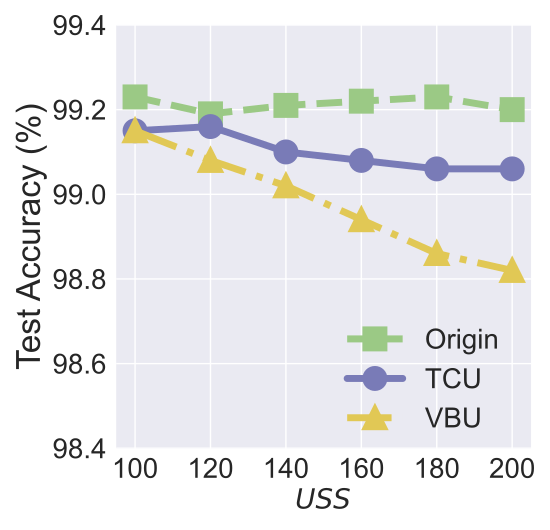

The script that saved this image:


import numpy as np
import matplotlib.pyplot as plt

epsilon = 3
beta = 1 / epsilon


x=[1, 2, 3, 4, 5, 6]
# validation_for_plt =[97,95.8600, 94.9400, 93.5400, 93.2400]
# attack_for_plt=[0, 0.3524, 0, 0.1762, 0.1762]
# basic_for_plt=[99.8, 99.8, 99.8, 99.8, 99.8]

labels = ['100', '120', '140', '160', '180', '200']
# unl_org = [97.77, 97.55, 97.35, 97.29, 97.21, 97.21]

# unl_hess_r = [96.6, 96.66, 96.04, 95.94, 95.85, 97.21]
OUL = [0.9915, 0.9916, 0.9910, 0.9908, 0.9906, 0.9906]

org_acc = [0.9923, 0.9919, 0.9921, 0.9922, 0.9923, 0.9920]

vbu_acc = [0.9442, 0.9445,  0.9401, 0.9411, 0.9472, 0.9467]
# unl_ss_wo = [94.32, 94.53, 94.78, 93.38, 94.04, 97.21]
vbu_ldp_acc = [0.9915, 0.9908, 0.9902, 0.9894, 0.9886, 0.9882]

for i in range(len(OUL)):
    OUL[i] = OUL[i]*100
    org_acc[i] = org_acc[i]*100
    vbu_acc[i] = vbu_acc[i]*100
    vbu_ldp_acc[i] = vbu_ldp_acc[i] * 100

plt.style.use('seaborn')
plt.figure(figsize=(5.5, 5.3))
l_w=5
m_s=15
marker_s = 3
markevery=1
#plt.figure(figsize=(8, 5.3))
#plt.plot(x, unl_fr, color='blue', marker='^', label='Retrain',linewidth=l_w, markersize=m_s)

#plt.plot(x, unl_ss_w, color='g',  marker='*',  label='PriMU$_{w}$',linewidth=l_w, markersize=m_s)
plt.plot(x, org_acc, linestyle='--', color='#9BC985',  marker='s', fillstyle='full', markevery=markevery,
         label='Origin',linewidth=l_w, markersize=m_s, markeredgewidth=marker_s)


plt.plot(x, OUL, linestyle='-', color='#797BB7', marker='o', fillstyle='full', markevery=markevery,
         label='TCU', linewidth=l_w, markersize=m_s, markeredgewidth=marker_s)




#plt.plot(x, vbu_acc, linestyle='-.', color='#2A5522',  marker='D', fillstyle='full', markevery=markevery, label='GA',linewidth=l_w, markersize=m_s, markeredgewidth=marker_s)

plt.plot(x, vbu_ldp_acc, linestyle='-.', color='#E1C855',  marker='^', fillstyle='full', markevery=markevery,
         label='VBU',linewidth=l_w, markersize=m_s, markeredgewidth=marker_s)


# plt.grid()
leg = plt.legend(fancybox=True, shadow=True)
# plt.xlabel('Malicious Client Ratio (%)' ,fontsize=16)
plt.ylabel('Test Accuracy (%)' ,fontsize=24)
my_y_ticks = np.arange(98.4, 99.5, 0.2)
plt.yticks(my_y_ticks,fontsize=20)
plt.xlabel('$\it USS$' ,fontsize=20)

plt.xticks(x, labels, fontsize=20)
# plt.title('CIFAR10 IID')

# plt.annotate(r"1e0", xy=(0.1, 1.01), xycoords='axes fraction', xytext=(-10, 10), textcoords='offset points', ha='right', va='center', fontsize=15)


# plt.title('(c) Utility Preservation', fontsize=24)
plt.legend(loc=(0.53, 0.01),fontsize=20)
plt.tight_layout()
#plt.title("MNIST")
plt.rcParams['figure.figsize'] = (2.0, 1)
plt.rcParams['image.interpolation'] = 'nearest'
plt.rcParams['figure.subplot.left'] = 0.11
plt.rcParams['figure.subplot.bottom'] = 0.08
plt.rcParams['figure.subplot.right'] = 0.977
plt.rcParams['figure.subplot.top'] = 0.969
plt.savefig('MNIST_model_TA_uss.pdf', format='pdf', dpi=200)
plt.show()
